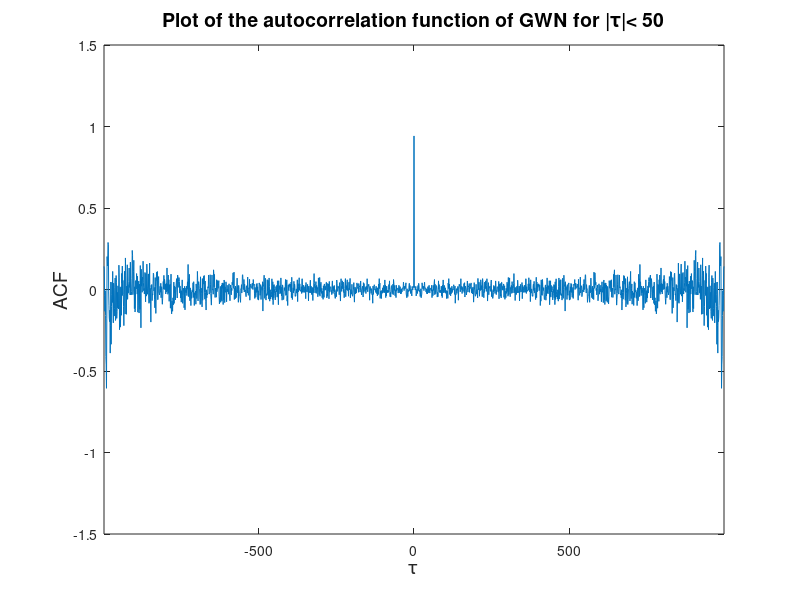

This figure's MATLAB source:
clear all
%%
v = randn(1000,1); % 1000 sample WGN vector
autov = xcorr(v,'unbiased');
temp = -999:1:999;
plot(temp,autov);
axis([-999  999 -1.5 1.5])
ylabel('ACF','FontSize',14)
xlabel('\tau','FontSize',14)
title('Plot of the autocorrelation function of GWN for |\tau|< 50','FontSize',14)
zoom on
% 